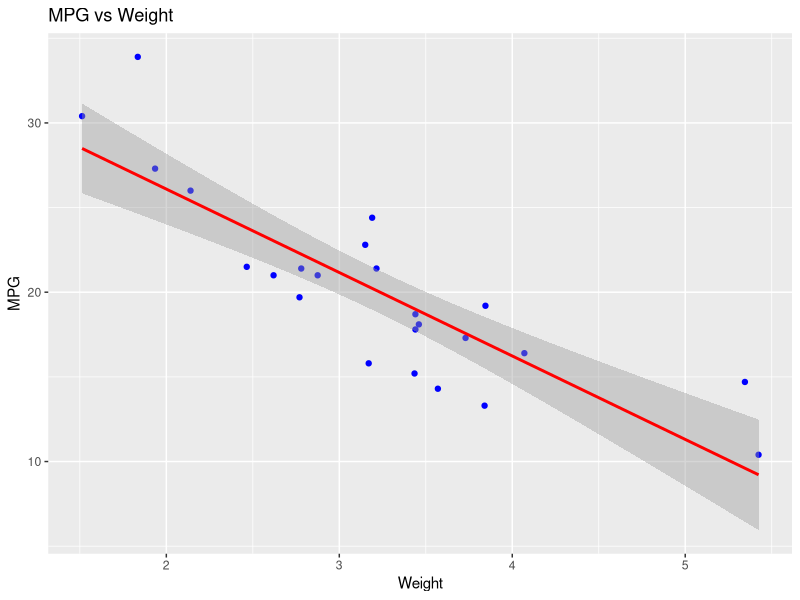
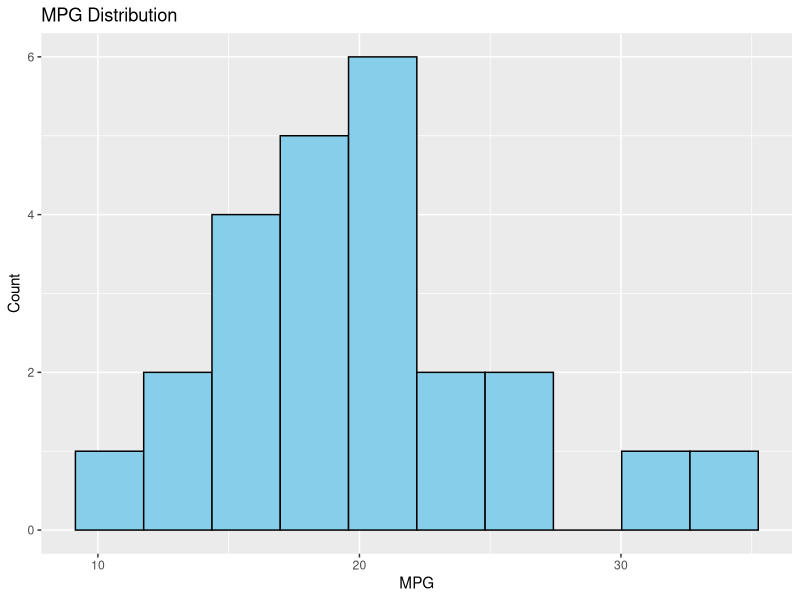
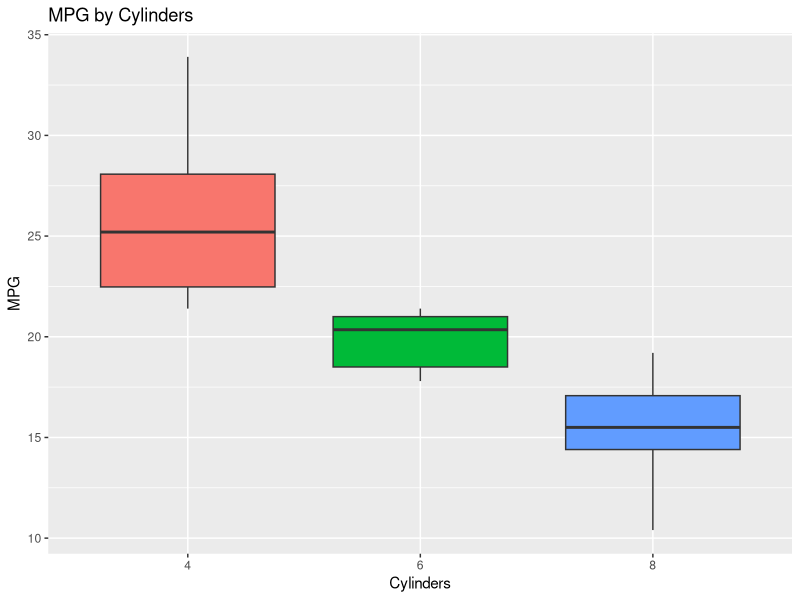

Reproduce these figures in R, in order.
# Aim : Perform exploratory data analysis (EDA) using R by importing, cleaning, and visualizing data to extract 
# insights and understand data distributions.(na,summary,plot,hist,boxplot).
install.packages("ggplot2")
install.packages("dplyr")
# Load libraries
library(ggplot2)
library(dplyr)

# Load dataset 
# data <- mtcars  # Use if importing not working
data <- read.csv("mtcars.csv")
  
# Introduce missing values
set.seed(123)
data[sample(1:nrow(data), 5), "mpg"] <- NA
data[sample(1:nrow(data), 3), "wt"] <- NA

# Check missing values
cat("Missing values after introducing NAs:\n")
print(colSums(is.na(data)))

# Handle missing values (remove rows)
rows_before <- nrow(data)
data <- na.omit(data)
rows_after <- nrow(data)

cat("\nRows removed:", rows_before - rows_after, "\n")

# Check again
cat("\nMissing values after cleaning:\n")
print(colSums(is.na(data)))

# Dataset info
cat("\nHead of dataset:\n")
print(head(data))

cat("\nStructure:\n")
str(data)

cat("\nSummary:\n")
print(summary(data))

# Scatter Plot
ggplot(data, aes(x = wt, y = mpg)) +
  geom_point(color = "blue") +
  geom_smooth(method = "lm", color = "red") +
  labs(title = "MPG vs Weight", x = "Weight", y = "MPG")

# Histogram
ggplot(data, aes(x = mpg)) +
  geom_histogram(fill = "skyblue", color = "black", bins = 10) +
  labs(title = "MPG Distribution", x = "MPG", y = "Count")

# Box Plot
ggplot(data, aes(x = factor(cyl), y = mpg, fill = factor(cyl))) +
  geom_boxplot() +
  labs(title = "MPG by Cylinders", x = "Cylinders", y = "MPG") +
  theme(legend.position = "none")

# Summary of numeric columns
numeric_cols <- select(data, where(is.numeric))
cat("\nSummary of Numeric Columns:\n")
print(summary(numeric_cols))
